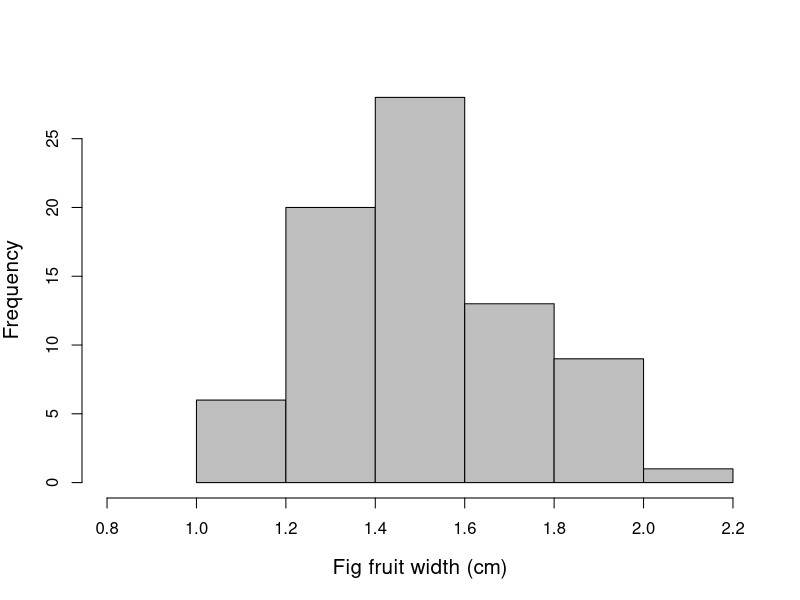
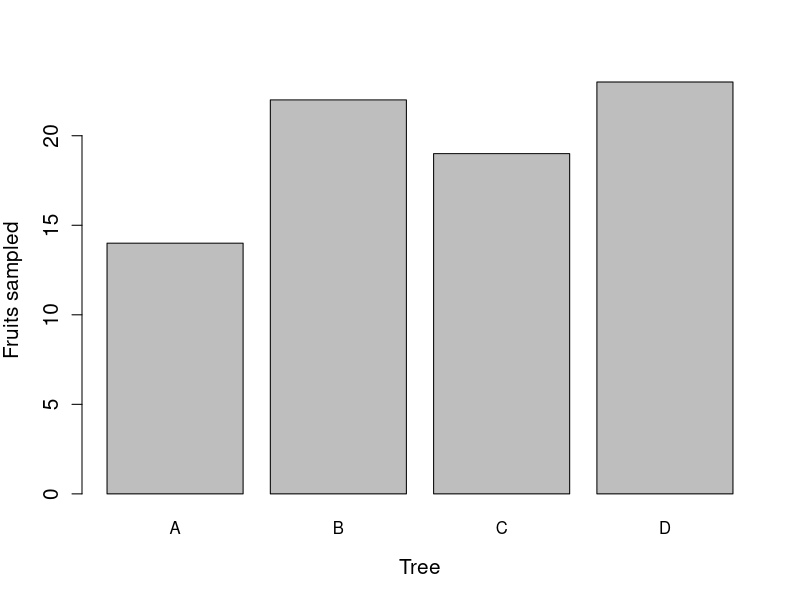
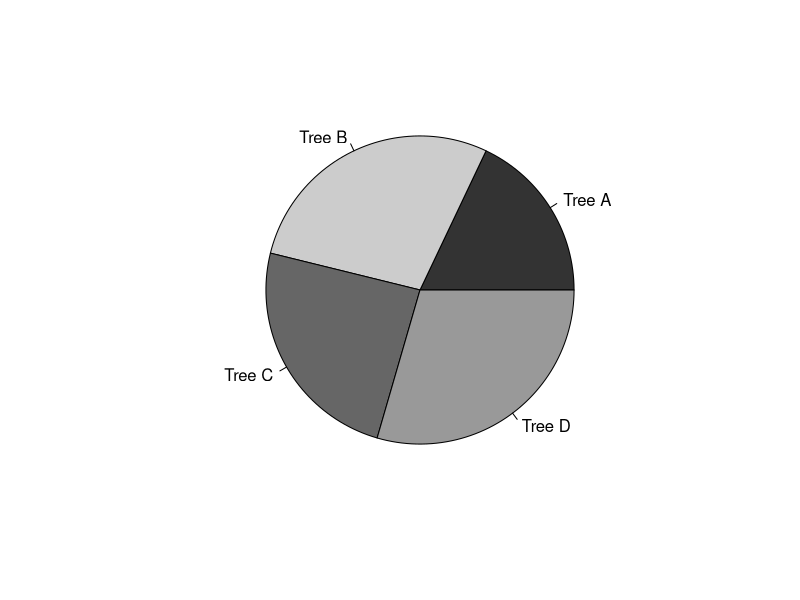
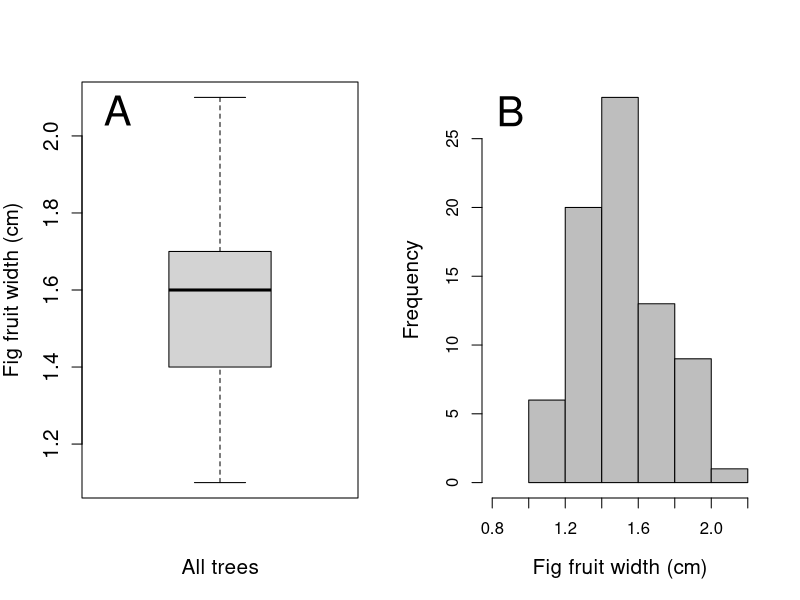
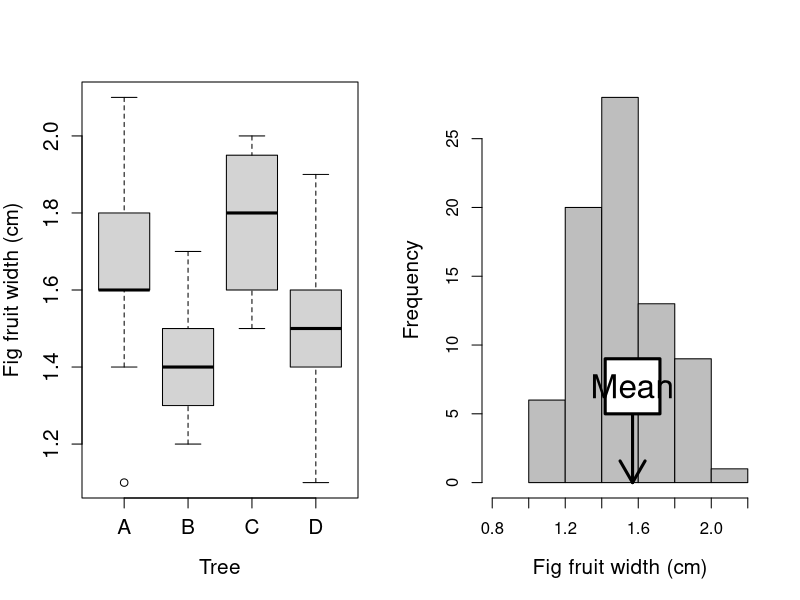
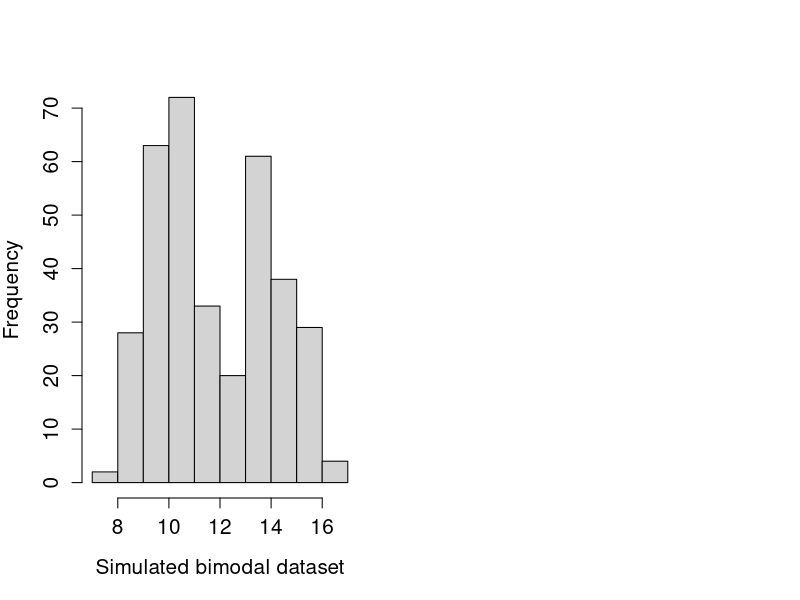

These charts were generated, in order, by the following R code: (Note: this script raises an error after producing the figures.)
## ---- chunk 1
fig_fruits  <- read.csv(file = "data/fig_fruits.csv");
hist(x = fig_fruits[["Width_cm"]], xlab = "Fig fruit width (cm)", 
     ylab = "Frequency", cex.lab = 1.25, col = "grey", main = "", 
     breaks = 5, xlim = c(0.8, 2.2));
## ---- chunk 2
fruits_per_tree <- table(fig_fruits[["Tree"]]);
barplot(fruits_per_tree, xlab = "Tree", ylab = "Fruits sampled", cex.lab = 1.25, 
        cex.axis = 1.25, col = "grey");
## ---- chunk 3
pie_fruits_labels <- c("Tree A", "Tree B", "Tree C", "Tree D");
pie(x = fruits_per_tree, labels = pie_fruits_labels,
    col = c("grey20", "grey80", "grey40", "grey60"), main = "");
## ---- chunk 4
par(mfrow = c(1, 2));
boxplot(x = fig_fruits[["Width_cm"]], ylab = "Fig fruit width (cm)", xlab = "All trees", cex.lab = 1.25, cex.axis = 1.25);
text(x = 0.6, y = 2.066, labels = "A", cex = 2.5);
hist(x = fig_fruits[["Width_cm"]], xlab = "Fig fruit width (cm)", 
     ylab = "Frequency", cex.lab = 1.25, col = "grey", main = "", 
     breaks = 5, xlim = c(0.8, 2.2));
sum_fig_fruits <- summary(fig_fruits[["Width_cm"]]);
text(x = 0.9, y = 27, labels = "B", cex = 2.5);
## ---- chunk 5
boxplot(formula = fig_fruits[["Width_cm"]]~fig_fruits[["Tree"]], ylab = "Fig fruit width (cm)", xlab = "Tree", cex.lab = 1.25, cex.axis = 1.25);
## ---- chunk 6
fig_fruits  <- read.csv(file = "data/fig_fruits.csv");
hist(x = fig_fruits[["Width_cm"]], xlab = "Fig fruit width (cm)", 
     ylab = "Frequency", cex.lab = 1.25, col = "grey", main = "", 
     breaks = 5, xlim = c(0.8, 2.2));
mean_fig_fruit_width <- mean(fig_fruits[["Width_cm"]], na.rm = TRUE);
arrows(x0 = mean_fig_fruit_width, x1 = mean_fig_fruit_width,
       y0 = 5, y1 = 0, lwd = 3);
mbox <- function(x0, x1, y0, y1){
    xx <- seq(from=x0, to=x1, length.out = 100);
    yy <- seq(from=y0, to=y1, length.out = 100);
    xd <- c(rep(x0, 100), xx, rep(x1,100), rev(xx));
    yd <- c(yy, rep(y1,100), rev(yy), rep(y0, 100));
    return(list(x=xd, y=yd));
}
tbox <- mbox(x0 = mean_fig_fruit_width - 0.15, 
             x1 = mean_fig_fruit_width + 0.15, y0 = 5, y1 = 9);
polygon(x=tbox$x, y=tbox$y, lwd=3, border="black", col="white");
text(x = mean_fig_fruit_width, y = 7, cex = 2, labels = "Mean");
## ---- chunk 7
bimodal_data <- c(rnorm(n = 200, mean = 10), rnorm(n = 150, mean = 14));
hist(bimodal_data, cex.axis = 1.25, cex.lab = 1.25, 
     xlab = "Simulated bimodal dataset", main = "");
## ---- chunk 8
se_diff         <- 1
while(se_diff > 0.0025){
  water_se_sample <- rnorm(n = 20 * 10, mean = 0.7, sd = 0.1);
  water_se_round  <- round(water_se_sample, digits = 2);
  water_se_array  <- matrix(data = water_se_round, nrow = 20, ncol = 10);
  water_se_means  <- apply(X = water_se_array, MARGIN = 1, FUN = mean);
  water_se_names  <- paste("Sample_", 1:20, sep = "");
  rownames(water_se_array) <- water_se_names;
  sample_se       <- sd(water_se_array[1,]) / sqrt(10);
  popula_se       <- sd(water_se_means);
  se_diff         <- abs(sample_se - popula_se);
}
## ---- chunk 9
knitr::kable(water_se_array, caption = "Simulated samples of nitrogen content from water samples of Airthrey Loch. Values are sampled from a normal distribution with a mean of 0.7 and a standard deviation 0.1.");
## ---- chunk 10
water_se_means_table <- rbind(water_se_means[1:10], water_se_means[11:20]);
print(water_se_means_table);
## ---- chunk 11
knitr::include_graphics("img/Nymphaea_alba_pads.jpg")
## ---- chunk 12
N_alba      <- read.csv("data/Nymphaea_alba.csv");
N_alba_tidy <- read.csv("data/Nymphaea_alba_tidy.csv");
print(N_alba)
## ---- chunk 13
knitr::include_graphics("img/lilypad_tidy.png")
## ---- chunk 14
print(head(N_alba_tidy));
## ---- chunk 15
knitr::include_graphics("img/lilypad_descriptives.png")
## ---- chunk 16
knitr::include_graphics("img/lilypad_histogram.png")
## ---- chunk 17
knitr::include_graphics("img/lilypad_summary_statistics.png")
